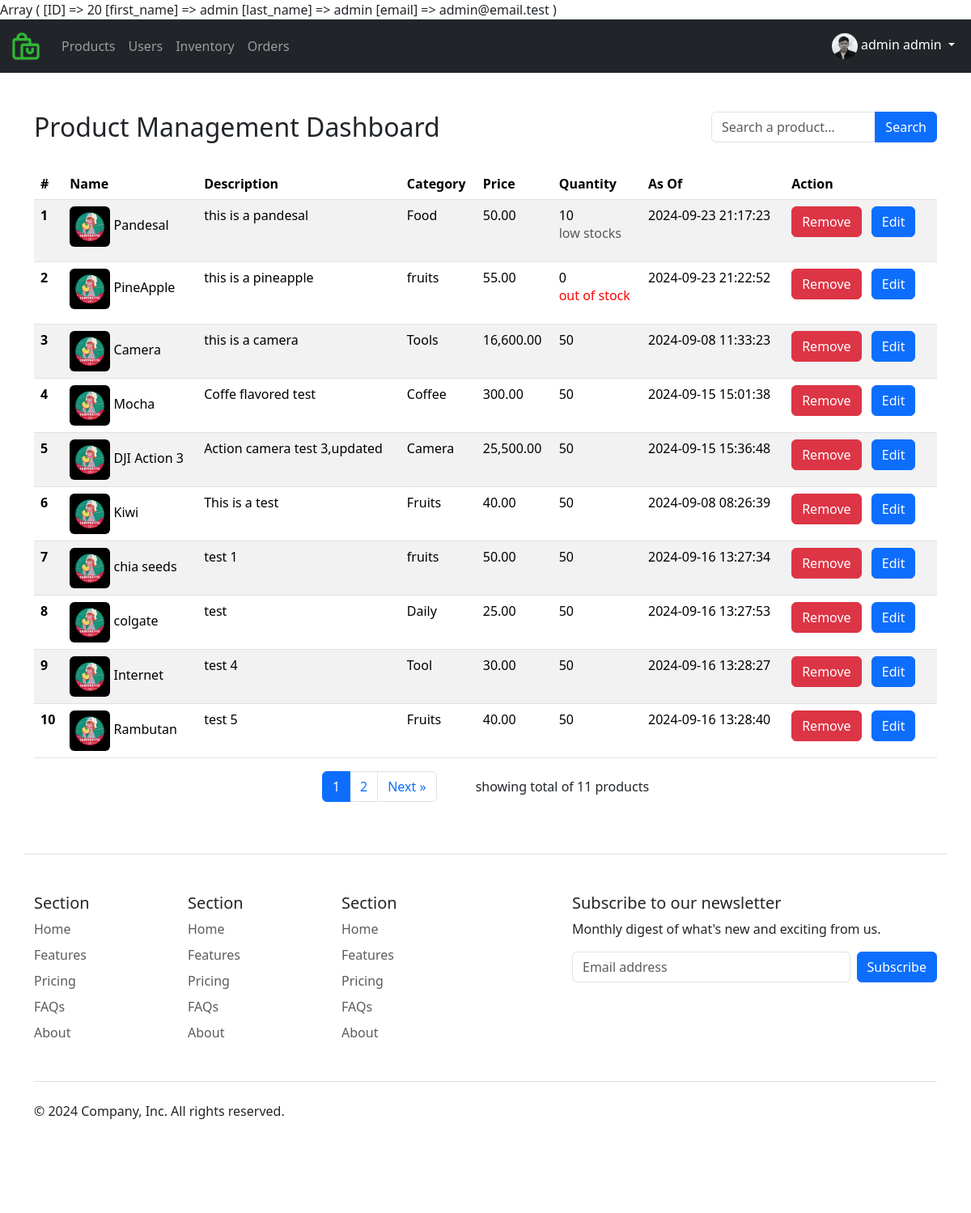
The page /components/Admin/inventoryAdminDashboard.php (signed in) on the database its author committed.
### tables this page shows
CREATE TABLE `users` (
  `user_id` int NOT NULL,
  `user_image` varchar(255) DEFAULT NULL,
  `email` varchar(255) NOT NULL,
  `password` varchar(255) NOT NULL,
  `first_name` varchar(255) DEFAULT NULL,
  `last_name` varchar(255) DEFAULT NULL,
  `mobile_number` varchar(11) DEFAULT NULL,
  `role` varchar(255) DEFAULT NULL,
  `status` varchar(255) DEFAULT NULL,
  `created_at` datetime NOT NULL DEFAULT CURRENT_TIMESTAMP
);

CREATE TABLE `products` (
  `product_id` int NOT NULL,
  `product_image` varchar(255) DEFAULT NULL,
  `product_name` varchar(255) NOT NULL,
  `product_description` varchar(255) NOT NULL,
  `product_category` varchar(255) NOT NULL,
  `product_price` decimal(19,4) NOT NULL,
  `product_stocks` int NOT NULL,
  `added_by` varchar(255) NOT NULL,
  `updated_by` varchar(255) NOT NULL,
  `created_at` timestamp NOT NULL DEFAULT CURRENT_TIMESTAMP,
  `updated_at` timestamp NOT NULL DEFAULT CURRENT_TIMESTAMP
);

### controllers/usersController.php (called while the page is built, shortened)
<?php
class Users extends DbConnection
{
    public function getUserId($userId)
    {
        try {
            $pdo = $this->connect();
            $statement = $pdo->prepare("SELECT t1.user_id,
                                                      t1.user_image,
                                                      t1.first_name,
                                                      t1.last_name,
                                                      t1.email,
                                                      t1.mobile_number,
                                                      t1.role,
                                                      t1.status,
                                                      t2.address_line1,
                                                      t2.address_line2,
                                                      t2.city,
                                                      t2.postal_code,
                                                      t2.country
                                                FROM users t1
                                                LEFT JOIN addresses t2 ON t1.user_id = t2.user_id
                                                WHERE t1.user_id = :userId");
            $statement->bindParam(':userId',$userId);
            $statement->execute();
            $user = $statement->fetch(PDO::FETCH_ASSOC);
            return $user;
        } catch (PDOException $e) {
            echo "Product Updated successfully" . $e->getMessage();
        }
    }
}

### components/Admin/inventoryAdminDashboard.php (the view, shortened to what this page needs)
<?php
require_once '../../controllers/usersController.php';
require_once '../../controllers/productController.php';
$users->startSession();
$user =  $users->getUserId($_SESSION['LoginUser']['ID']);
$searchTerm = isset($_GET['search']) ? $_GET['search'] : "";
$currentPage = $_GET['page'] ?? 1;
$itemsPerPage = 10;
$totalItems = $products->totalProducts($searchTerm);
$totalPages = ceil($totalItems / $itemsPerPage);
$productsData = $products->getAllProducts($currentPage, $itemsPerPage, $searchTerm);
$pageLinks = $products->generatePageLinks($totalPages, $currentPage, $searchTerm);
$counter = 1;
?>
<?php if ($user['role']==="administrator"):?>
        <?php include_once '../Navbar/adminNavbar.php';?>
        <?php else:?>
        <?php include_once '../Navbar/userNavbar.php';?>
        <?php endif; ?>
<main>
<div class="container">
<div class="d-flex justify-content-between mt-5 gap-5" >
<h2>Product Management Dashboard</h2>
<form class="w-25" method="get">
    <div class="input-group mb-3 ">
        <input class="form-control" type="search" name="search" placeholder="Search a product..." required>
        <button type="submit" class="btn btn-primary text-white input-group-append" >Search</button>
    </div>
  </form>
</div>
<table class="table table-striped">
<thead>
    <tr>
      <th scope="col">#</th>
      <th scope="col">Name</th>
      <th scope="col">Description</th>
      <th scope="col">Category</th>
      <th scope="col">Price</th>
      <th scope="col">Quantity</th>
      <th scope="col">As Of</th>
      <th scope="col">Action</th>
    </tr>
  </thead>
  <tbody>
    <?php foreach ($productsData as $product) {?>
    <tr>
      <th scope="row"><?=$counter++?></th>
      <td><img src="/uploads/<?=$product['product_image']?>" alt="Profile Image" width="50" height="50" class="rounded">  <?=$product['product_name']?></td>
      <td><?=$product['product_description']?></td>
      <td><?=$product['product_category']?></td>
      <td><?=number_format($product['product_price'], 2)?></td>
      <?php if (isset($product['product_stocks'])) {?>
      <?php if ($product['product_stocks'] != 0 && $product['product_stocks'] <=10 ){ ?>
        <td><?=$product['product_stocks']?> <p class="text-muted" style="color:red">low stocks</p></td>
        <?php } elseif ($product['product_stocks'] === 0){?>
          <td><?=$product['product_stocks']?> <p  style="color:red">out of stock</p></td>
          <?php } else {?>
          <td><?=$product['product_stocks']?></td>
        <?php }?>
        <?php }?>
        <td><?=$product['updated_at']?></td>
      <td>
        <button class="btn btn-danger" data-bs-toggle="modal" data-bs-target="#deleteConfirmModal" data-user-id="<?=$product['ID']?>">Remove</button>
        <a class="btn btn-primary mx-2" href="editProduct.php?ID=<?=$product['ID'];?>">Edit</a>
      </td>
    </tr>
    <?php }?>
  </tbody>
</table>
<div class="d-flex gap-5 align-items-center justify-content-center">
<nav  aria-label="Page navigation">
    <ul class="pagination">
        <?=$pageLinks;?>
    </ul>
</nav>
<p>showing total of <?=$totalItems?> products</p>
</div>
</div>
</main>
<?php include_once '../Footer/footer.php';?>

### components/Navbar/adminNavbar.php (shortened to what this page needs)
<?php
$users->startSession();
print_r($_SESSION['LoginUser']);
$user =  $users->getUserId($_SESSION['LoginUser']['ID']);
?>
<!DOCTYPE html>
<html lang="en">
<head>
    <link rel="stylesheet" href="https://cdnjs.cloudflare.com/ajax/libs/bootstrap/5.3.3/css/bootstrap.min.css" />
</head>
<body></body>
<nav class="navbar navbar-expand-sm bg-dark navbar-dark">
<div class="container-fluid">
    <a href="/" class="navbar-brand"><img src="/assets/listify-fav-ico.png" height="40px" alt="icon"></a>
    <div class="collapse navbar-collapse" id="collapsibleNavbar">
        <ul class="navbar-nav me-auto mb-2 mb-lg-0">
            <li class="nav-item">
                <a href="/" class="nav-link">Products</a>
            </li>
            <li class="nav-item">
                <a href="../Admin/userAdminDashboard.php" class="nav-link">Users</a>
            </li>
             <li class="nav-item">
                <a href="../Admin/inventoryAdminDashboard.php" class="nav-link">Inventory</a>
            </li>
              <li class="nav-item">
                <a href="/" class="nav-link">Orders</a>
            </li>
        </ul>
        <?php if (isset($_SESSION['LoginUser'])):?>
            <div class="dropdown text-end ">
          <a href="#" id="dropdownToggle" class="d-block link-body-emphasis text-decoration-none dropdown-toggle  text-white mx-2" data-bs-toggle="dropdown" aria-expanded="true">
          <img src="/uploads/<?=$user['user_image']?>" alt="Profile Image" width="32" height="32" class="rounded-circle">
          <?=$user['first_name']?> <?=$user['last_name']?>
        </a>
        </div>
        <?php else:?>
            <div class=" text-end ">
            <a href="../Login/login.php" class="nav-link">Login</a>
            </div>
        <?php endif; ?>
    </div>
</div>
</nav>

### rows shown on the page
users: user_image (picture), first_name "admin", last_name "admin"
products: product_image (picture), product_name "Pandesal", product_description "this is a pandesal", product_category "Food", product_price "50.00", product_stocks "10", updated_at "2024-09-23 21:17:23"
products: product_image (picture), product_name "PineApple", product_description "this is a pineapple", product_category "fruits", product_price "55.00", product_stocks "0", updated_at "2024-09-23 21:22:52"
products: product_image (picture), product_name "Camera", product_description "this is a camera", product_category "Tools", product_price "16,600.00", product_stocks "50", updated_at "2024-09-08 11:33:23"
products: product_image (picture), product_name "Mocha", product_description "Coffe flavored test", product_category "Coffee", product_price "300.00", product_stocks "50", updated_at "2024-09-15 15:01:38"
products: product_image (picture), product_name "DJI Action 3", product_description "Action camera test 3,updated", product_category "Camera", product_price "25,500.00", product_stocks "50", updated_at "2024-09-15 15:36:48"
products: product_image (picture), product_name "Kiwi", product_description "This is a test", product_category "Fruits", product_price "40.00", product_stocks "50", updated_at "2024-09-08 08:26:39"
products: product_image (picture), product_name "chia seeds", product_description "test 1", product_category "fruits", product_price "50.00", product_stocks "50", updated_at "2024-09-16 13:27:34"
products: product_image (picture), product_name "colgate", product_description "test", product_category "Daily", product_price "25.00", product_stocks "50", updated_at "2024-09-16 13:27:53"
products: product_image (picture), product_name "Internet", product_description "test 4", product_category "Tool", product_price "30.00", product_stocks "50", updated_at "2024-09-16 13:28:27"
products: product_image (picture), product_name "Rambutan", product_description "test 5", product_category "Fruits", product_price "40.00", product_stocks "50", updated_at "2024-09-16 13:28:40"

### other values the page prints
$totalItems "11"
